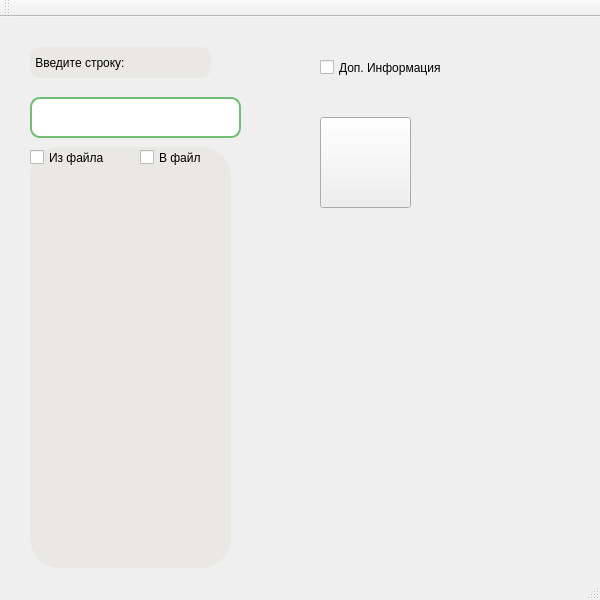
<?xml version="1.0" encoding="UTF-8"?>
<ui version="4.0">
 <class>MainWindow</class>
 <widget class="QMainWindow" name="MainWindow">
  <property name="geometry">
   <rect>
    <x>0</x>
    <y>0</y>
    <width>600</width>
    <height>600</height>
   </rect>
  </property>
  <property name="focusPolicy">
   <enum>Qt::NoFocus</enum>
  </property>
  <property name="windowTitle">
   <string>Del_elem</string>
  </property>
  <property name="autoFillBackground">
   <bool>false</bool>
  </property>
  <property name="styleSheet">
   <string notr="true"/>
  </property>
  <widget class="QWidget" name="centralWidget">
   <widget class="QPushButton" name="Hello">
    <property name="geometry">
     <rect>
      <x>320</x>
      <y>100</y>
      <width>91</width>
      <height>91</height>
     </rect>
    </property>
    <property name="cursor">
     <cursorShape>PointingHandCursor</cursorShape>
    </property>
    <property name="styleSheet">
     <string notr="true">border-image: url(:/C:/Users/Олеся/Downloads/icons8-ok-100_1.png);</string>
    </property>
    <property name="text">
     <string/>
    </property>
    <property name="autoRepeat">
     <bool>false</bool>
    </property>
   </widget>
   <widget class="QLabel" name="output">
    <property name="geometry">
     <rect>
      <x>30</x>
      <y>130</y>
      <width>201</width>
      <height>421</height>
     </rect>
    </property>
    <property name="styleSheet">
     <string notr="true">font: 6pt &quot;MS Shell Dlg 2&quot;;
border-radius: 30%;
background-color: #e9e8e4;
</string>
    </property>
    <property name="text">
     <string/>
    </property>
   </widget>
   <widget class="QLineEdit" name="input">
    <property name="geometry">
     <rect>
      <x>30</x>
      <y>80</y>
      <width>211</width>
      <height>41</height>
     </rect>
    </property>
    <property name="styleSheet">
     <string notr="true">border-radius: 10%;
border: 2px solid #72be74;</string>
    </property>
   </widget>
   <widget class="QCheckBox" name="checkBox">
    <property name="geometry">
     <rect>
      <x>320</x>
      <y>40</y>
      <width>191</width>
      <height>21</height>
     </rect>
    </property>
    <property name="cursor">
     <cursorShape>PointingHandCursor</cursorShape>
    </property>
    <property name="text">
     <string>Доп. Информация</string>
    </property>
   </widget>
   <widget class="QLineEdit" name="lineEdit">
    <property name="geometry">
     <rect>
      <x>30</x>
      <y>30</y>
      <width>181</width>
      <height>31</height>
     </rect>
    </property>
    <property name="styleSheet">
     <string notr="true">
font: 10pt &quot;MS Shell Dlg 2&quot;;
border-radius: 10%;
background-color: #e9e8e4;
</string>
    </property>
    <property name="text">
     <string> Введите строку:</string>
    </property>
   </widget>
   <widget class="QCheckBox" name="checkBox_2">
    <property name="geometry">
     <rect>
      <x>30</x>
      <y>130</y>
      <width>121</width>
      <height>21</height>
     </rect>
    </property>
    <property name="text">
     <string>Из файла</string>
    </property>
   </widget>
   <widget class="QCheckBox" name="checkBox_3">
    <property name="geometry">
     <rect>
      <x>140</x>
      <y>130</y>
      <width>111</width>
      <height>21</height>
     </rect>
    </property>
    <property name="text">
     <string>В файл</string>
    </property>
   </widget>
  </widget>
  <widget class="QMenuBar" name="menuBar">
   <property name="geometry">
    <rect>
     <x>0</x>
     <y>0</y>
     <width>600</width>
     <height>17</height>
    </rect>
   </property>
  </widget>
  <widget class="QToolBar" name="mainToolBar">
   <attribute name="toolBarArea">
    <enum>TopToolBarArea</enum>
   </attribute>
   <attribute name="toolBarBreak">
    <bool>false</bool>
   </attribute>
  </widget>
  <widget class="QStatusBar" name="statusBar"/>
 </widget>
 <layoutdefault spacing="6" margin="11"/>
 <resources/>
 <connections/>
</ui>
